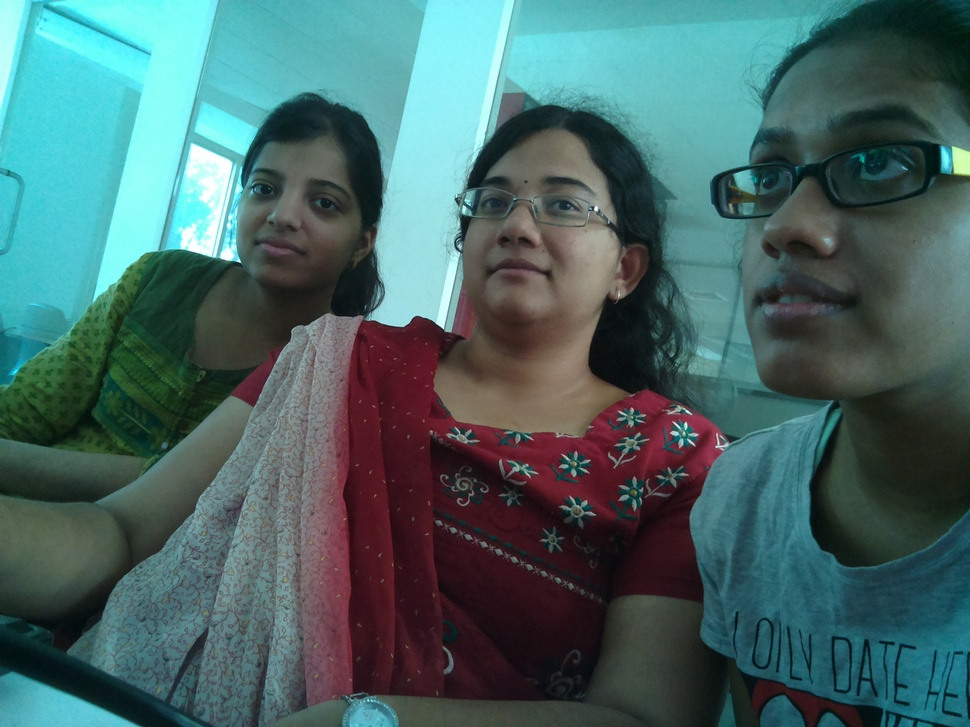
#> input picture pi-master/people.jpeg, 970 x 727 px, shrunk from 2592 x 1944 before the run
$ python facemul.py   (Python 2 division)
#> lines starting #> are read from the running program, lines starting #| are printed output that depends on the picture
import numpy as np
import cv2
import math
from PIL import Image
import os, os.path
import pyttsx

face_cascade = cv2.CascadeClassifier('/home/pi/opencv/data/haarcascades/haarcascade_frontalface_default.xml')

eye_cascade = cv2.CascadeClassifier('/home/pi/opencv/data/haarcascades/haarcascade_eye.xml')


"""
imgs = []
path = "/home/pra/2sem/mp/project/face/faces"
valid_images = [".jpg",".jpeg",".png"]

for f in os.listdir(path):
    ext = os.path.splitext(f)[1]
    if ext.lower() not in valid_images:
        continue
    imgs.append(cv2.imread(os.path.join(path,f)))

print(len(imgs))

for img in imgs:
"""
img = cv2.imread('people.jpeg')
#> img is the input picture: shape (727, 970, 3); mean B, G, R 101.8, 102.4, 70.6
gray = cv2.cvtColor(img, cv2.COLOR_BGR2GRAY)
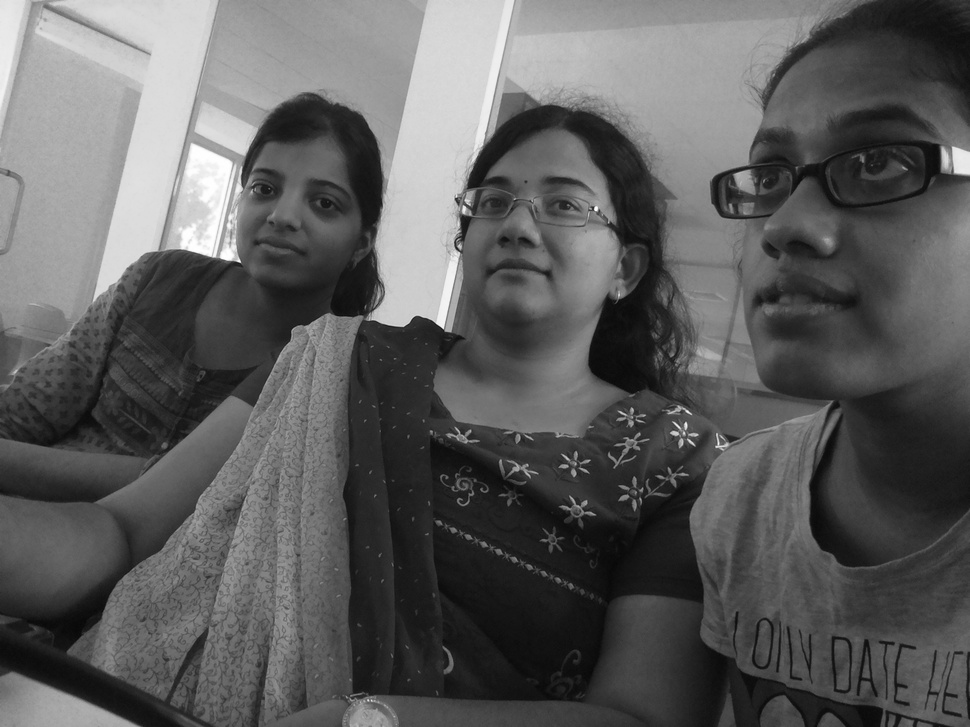
#> gray: shape (727, 970); min 7, max 255, mean 92.9
faces = face_cascade.detectMultiScale(gray, 1.3, 5)
#> faces = [[440, 133, 176, 176]]
print faces
#| [[440 133 176 176]]
print("the no of people are ",len(faces))
#| the no of people are  1
n=len(faces)
#> n = 1

#> (the run stopped early here; a loop or call above may not have finished)
